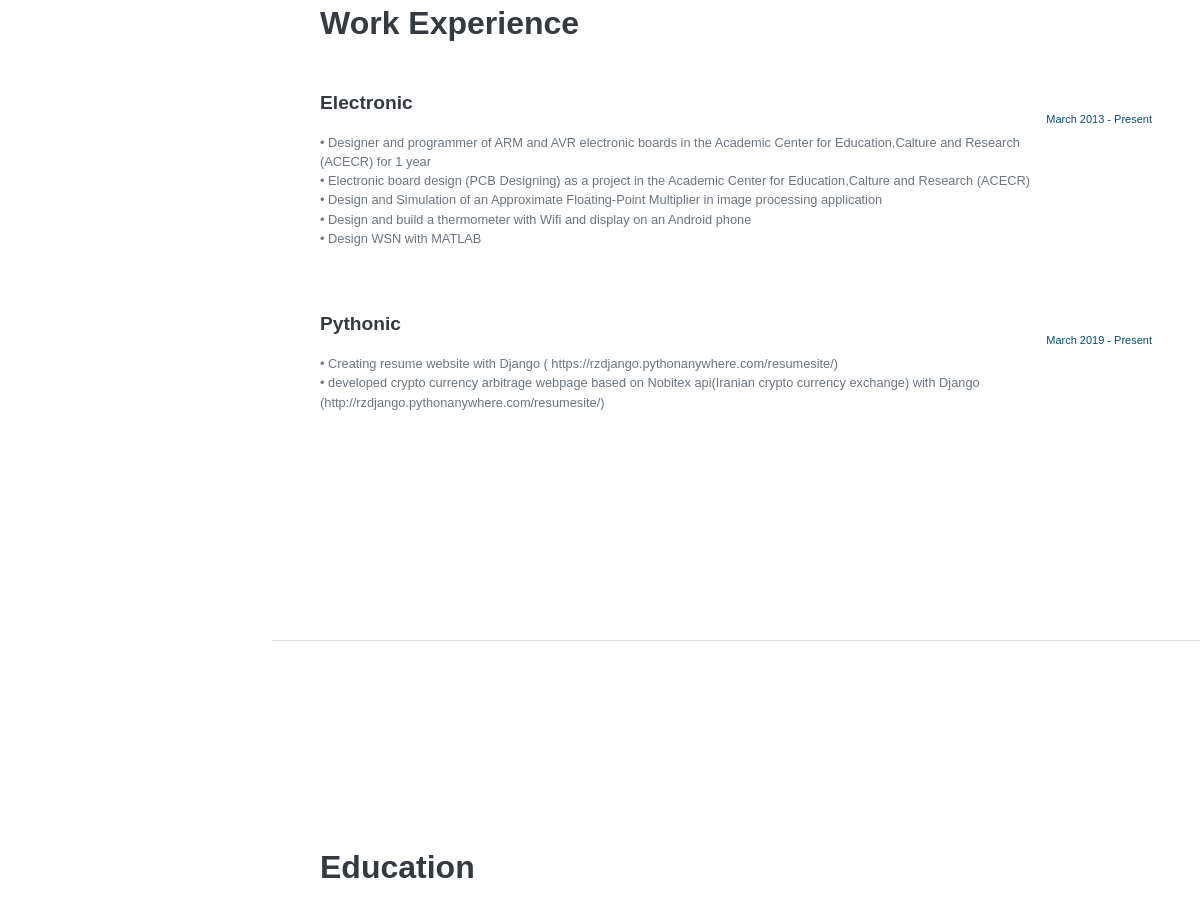
/resumesite/ (middle part), run on an earlier commit of the app's database.
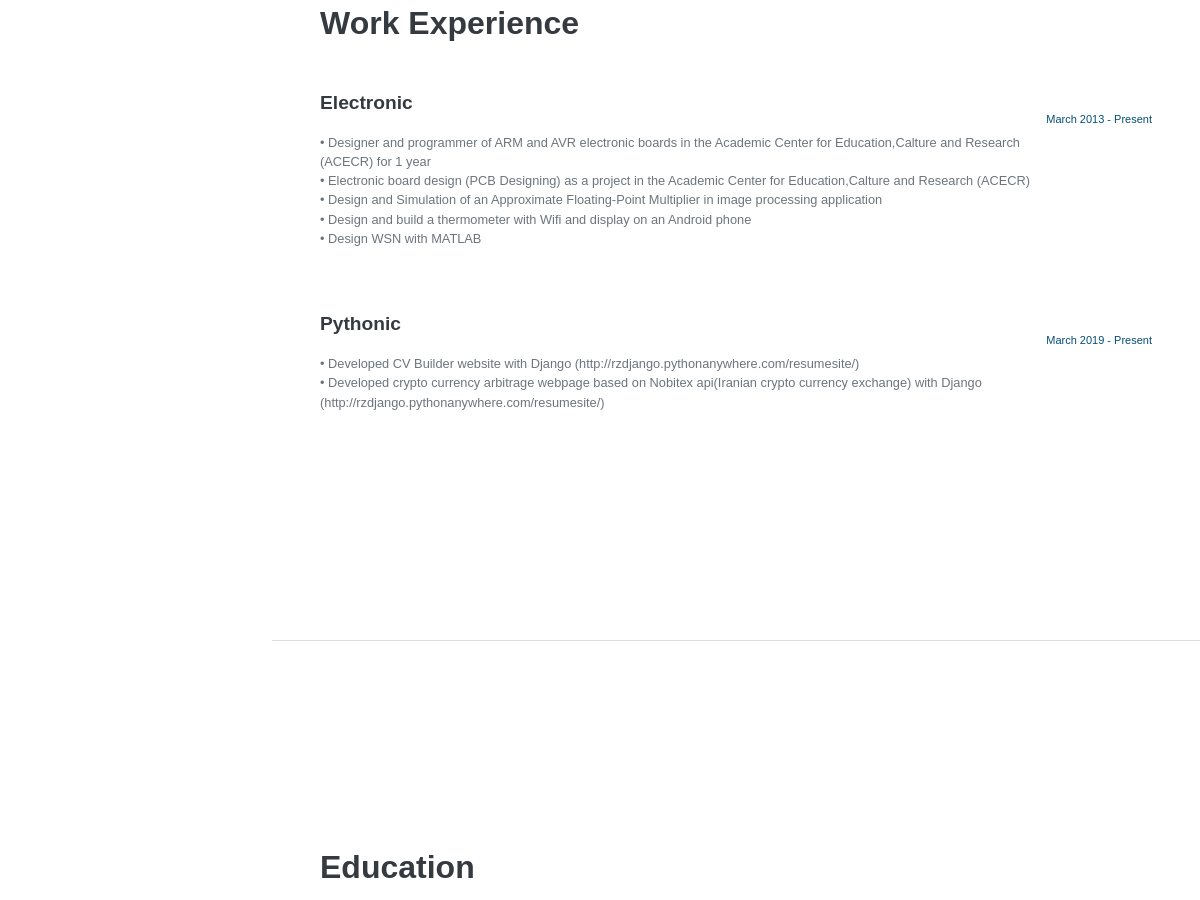
And on a later commit of the database.
### resumesite/models.py (models this page shows, shortened)
class workexperience(models.Model):
    class Meta:
        verbose_name="سوابق شغلی"
        verbose_name_plural="سوابق شغلی"
    job_area=models.CharField(max_length=100,null=True,blank=True)
    job_title=models.CharField(max_length=300,verbose_name="عنوان شغل")
    company_name=models.CharField(max_length=100,verbose_name="نام شرکت")
    start_time=models.TimeField(verbose_name="تاریخ شروع")
    end_time=models.TimeField(verbose_name="تاریخ پایان")

### resumesite/views.py (the view)
# urls.py: path('',views.home),
def home(request):
    aboutMeModel=aboutmeModel.objects.all()
    Workexperience=workexperience.objects.all()
    AducationModel=aducationModel.objects.all()
    SkillsModel=skillsModel.objects.all()
    CoursesModel=coursesModel.objects.all()
    AwardsModel=awardsModel.objects.all()
    ArticlesModel=articlesModel.objects.all()
    context={
        'aboutMeModel':aboutMeModel,
        'Workexperience':Workexperience,
        'AducationModel':AducationModel,
        'SkillsModel':SkillsModel,
        'CoursesModel':CoursesModel,
        'AwardsModel':AwardsModel,
        'ArticlesModel':ArticlesModel
    }
    return render(request,'home.html',context)

### resumesite/templates/home.html (shortened to what this page needs)
{% load static %}
<!DOCTYPE html>
<html lang="en">
    <head>
        <link href="{% static 'css/style.css'%}" rel="stylesheet" />
    </head>
    <body id="page-top">
        <div class="container-fluid p-0">
            <section class="resume-section" id="experience">
                <div class="resume-section-content">
                    <h2 class="mb-5">Work Experience</h2>
                    <div class="d-flex flex-column flex-md-row justify-content-between mb-5">
                        <div class="flex-grow-1">
                            <h3 class="mb-0">Electronic</h3>
                            <div class="subheading mb-3">
                            {% for workexperience in Workexperience%}
                                {%if workexperience.job_area == "Electronic"%}
                                    <br>{{workexperience.job_title}}
                                {% endif %}
                            {% endfor%}
                            </div>
                        </div>
                        <div class="flex-shrink-0"><span class="text-primary">March 2013 - Present</span></div>
                    </div>
                    <div class="d-flex flex-column flex-md-row justify-content-between mb-5">
                        <div class="flex-grow-1">
                            <h3 class="mb-0">Pythonic</h3>
                            <div class="subheading mb-3">
                            {% for workexperience in Workexperience%}
                                {%if workexperience.job_area == "Pythonic"%}
                                    <br>{{workexperience.job_title}}
                                {% endif %}
                            {% endfor%}</div>
                        </div>
                        <div class="flex-shrink-0"><span class="text-primary">March 2019 - Present</span></div>
                    </div>
                </div>
            </section>
            <hr class="m-0" />
            <section class="resume-section" id="education">
                <div class="resume-section-content">
                    <h2 class="mb-5">Education</h2>
                </div>
            </section>
        </div>
    </body>
</html>

What changed in the data, as far as the page shows it:
changed workexperience: job_title "• Creating resume website with Django ( https://rzdjango.pythonanywhere.com/resumesite/)" → "• Developed CV Builder website with Django (http://rzdjango.pythonanywhere.com/resumesite/)"
changed workexperience: job_title "• developed crypto currency arbitrage webpage…" → "• Developed crypto currency arbitrage webpage…"
